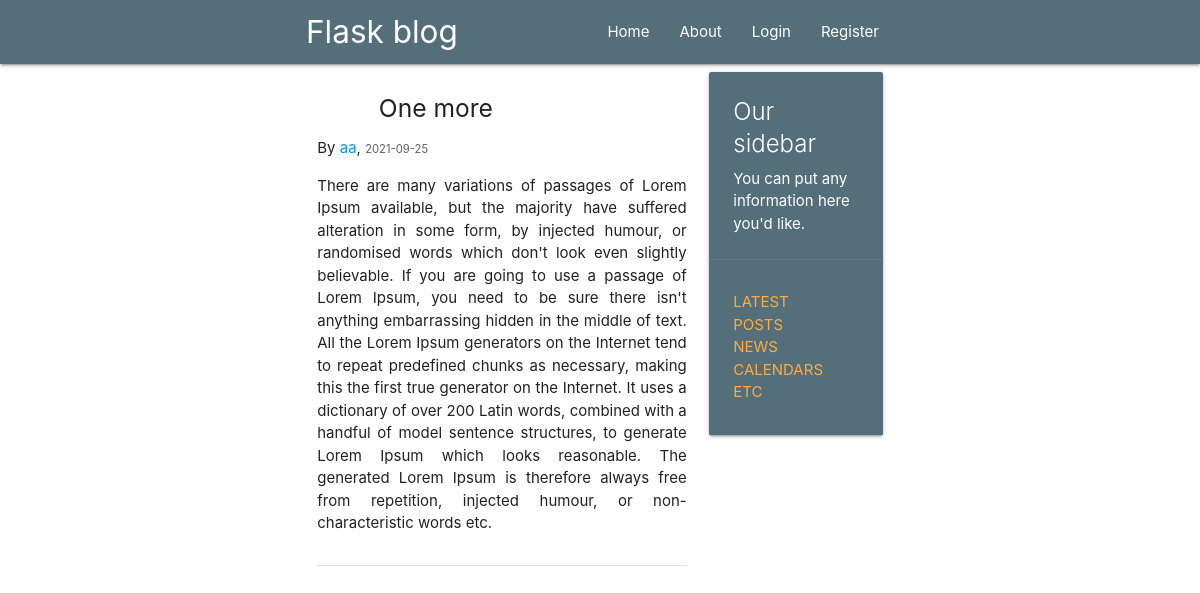
The page /post/28 on the database as committed earlier.
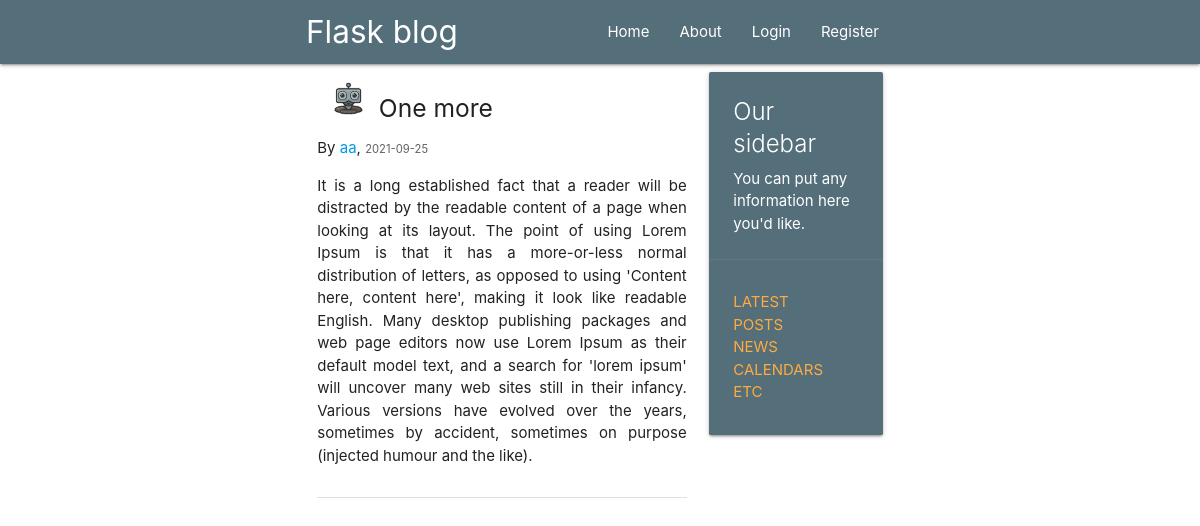
The same page on the database as committed later.
### flaskblog/models.py (models this page shows, shortened)
class Post(db.Model):
    id = db.Column(db.Integer, primary_key=True)
    title = db.Column(db.String(100), nullable=False)
    date_posted = db.Column(db.DateTime, nullable=False,
                            default=datetime.utcnow)
    content = db.Column(db.Text, nullable=False)
    user_id = db.Column(db.Integer, db.ForeignKey('user.id'), nullable=False)

class User(db.Model, UserMixin):
    id = db.Column(db.Integer, primary_key=True)
    username = db.Column(db.String(20), unique=True, nullable=False)
    email = db.Column(db.String(120), unique=True, nullable=False)
    image_file = db.Column(db.String(20), nullable=False, default='default.jpg')
    password = db.Column(db.String(60), nullable=False)
    posts = db.relationship('Post', backref='author', cascade="all,delete",
                            lazy=True)

### flaskblog/posts/routes.py (the view)
@posts.route('/post/<int:post_id>')
def post(post_id):
    post = Post.query.get_or_404(post_id)
    return render_template('post.html', title=post.title, post=post)

### flaskblog/templates/post.html (shortened to what this page needs)
{% extends "layout.html" %}
{% block content %}
<div class="section">
    <div class="col s2">
        <img src="{{ url_for('static', filename='profile/'+ post.author.image_file) }}" alt=""
             class="circle responsive-img">
    </div>
    <h5>{{ post.title }}</h5>
    <p>By <a href="{{ url_for('users.user_posts', username=post.author.username) }}">{{ post.author.username }}</a>,
        <small class="grey-text text-darken-2">{{ post.date_posted.strftime('%Y-%m-%d') }}</small></p>
    <p style="text-align: justify">{{ post.content }}</p>
</div>
<div class="divider"></div>
{% endblock content%}

Rows that differ between the two databases and show on the page:
changed User "aa": image_file: picture added
changed Post "One more": content "There are many variations of passages of Lorem Ipsum available, but the majority have suffered alteration in some form, by injected humour, or randomised words which don't look even slightly believable. If you are going to use a passage of Lorem Ipsum, you need to be sure there isn't anything embarrassing hidden in the middle of text. All the Lorem Ipsum generators on the Internet tend to repeat predefined chunks as necessary, making this the first true generator on the Internet. It uses a dictionary of over 200 Latin words, combined with a handful of model sentence structures, to generate Lorem Ipsum which looks reasonable. The generated Lorem Ipsum is therefore always free from…" → "It is a long established fact that a reader will be distracted by the readable content of a page when looking at its layout. The point of using Lorem Ipsum is that it has a more-or-less normal distribution of letters, as opposed to using 'Content here, content here', making it look like readable English. Many desktop publishing packages and web page editors now use Lorem Ipsum as their default model text, and a search for 'lorem ipsum' will uncover many web sites still in their infancy. Various versions have evolved over the years, sometimes by accident, sometimes on purpose (injected humour and the like)."
